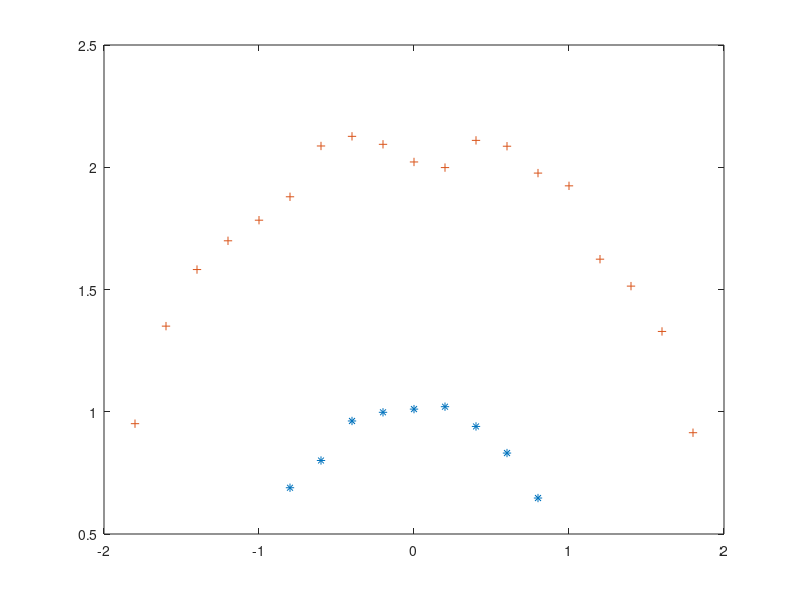
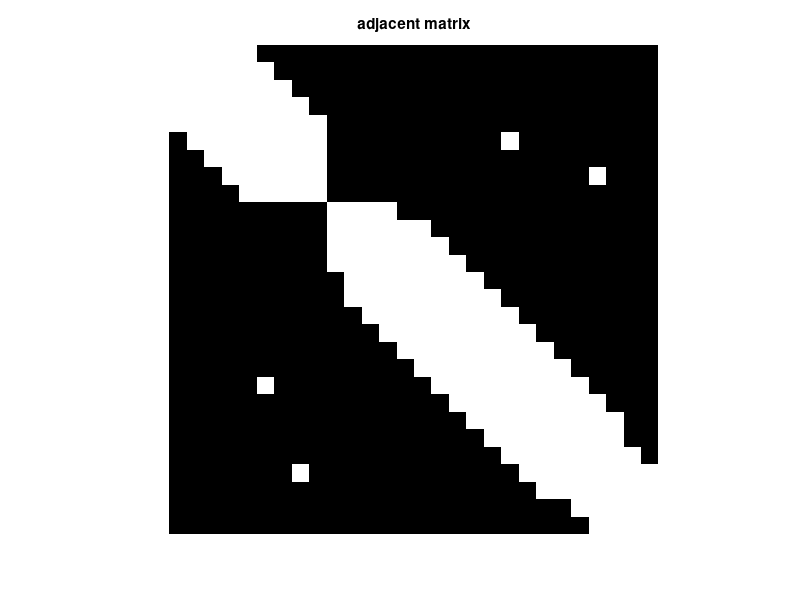
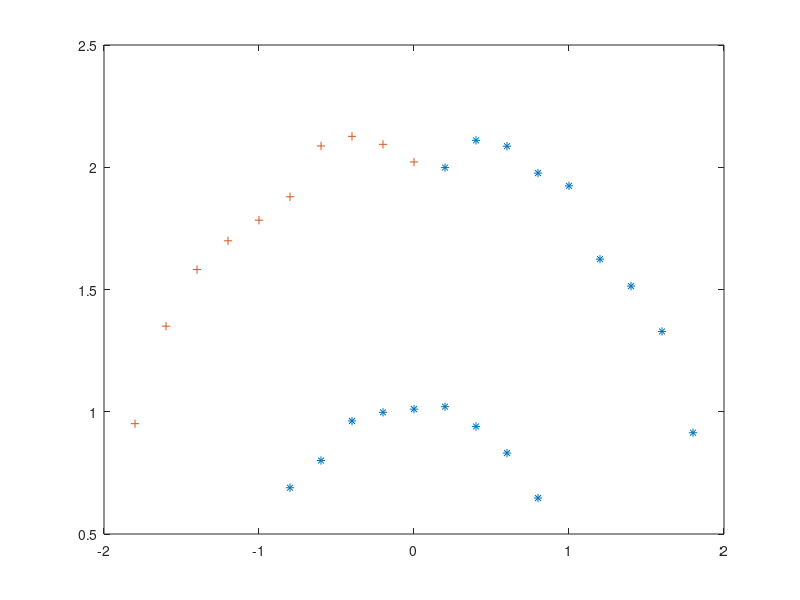
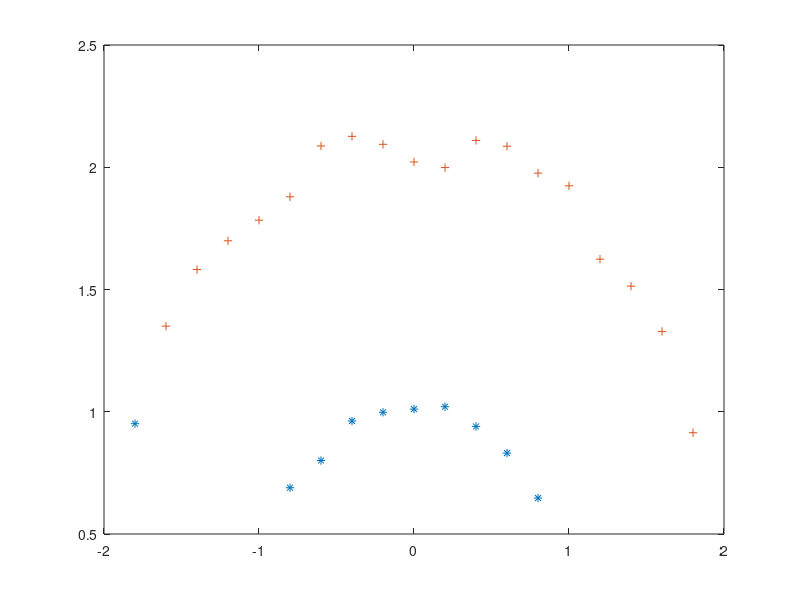

Write the MATLAB code that produced these figures, in order.
x1=-0.8:0.2:0.8;
e1=rand(1,9)/10;
y1=sqrt(1-x1.^2)+e1;
x2=-1.8:0.2:1.8;
e2=rand(1,19)/5;
y2=sqrt(4-x2.^2)+e2;
plot(x1,y1,'*',x2,y2,'+');
z=[x1 x2;y1,y2];
D=zeros(28);
for c=0.6:0.1:1
for i=1:28
    for j=1:28
        if norm(z(:,i)-z(:,j))<c
            w(i,j)=1;
        end
        %W(i,j)=exp(-norm(z(:,i)-z(:,j)));
    end
    D(i,i)=sum(w(i,:));
end

L=D-w;
[X,Y]=eig(L);% X����������,Y������ֵ�Խ���
Y=eig(L);         % ��ϲ������������ʽ��ʾ����ֵ
[Y_sort, Y_index]= sort(Y,'ascend');     % ����Y_sort������������ֵ��Y_index�������ԭ���
X_sort = X(:, Y_index);  

figure(2),imshow(w);
title('adjacent matrix')
%figure(4),imshow(L);
%title('laplace matrix')

V=X_sort(:,2:3);

[IDX,C]=kmeans(V,2);

[IDX_sort,IDX_index]=sort(IDX,'ascend');
z_sort=z(:,IDX_index);

for k=1:2
    num(k)=0;
    
    for l=1:28
        if IDX(l)==k
            num(k)=num(k)+1;
        end
    end
end

    
z1=z_sort(:,1:num(1));

z2=z_sort(:,num(1)+1:28);
indx=c*10            
figure(indx),
plot(z1(1,:),z1(2,:),'*',z2(1,:),z2(2,:),'+')
end